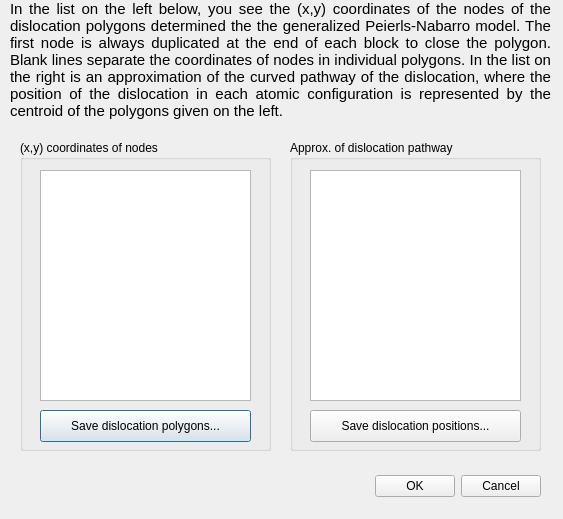
<?xml version="1.0" encoding="UTF-8"?>
<ui version="4.0">
 <class>DDPosPNResults</class>
 <widget class="QDialog" name="DDPosPNResults">
  <property name="geometry">
   <rect>
    <x>0</x>
    <y>0</y>
    <width>563</width>
    <height>519</height>
   </rect>
  </property>
  <property name="windowTitle">
   <string>Dialog</string>
  </property>
  <widget class="QGroupBox" name="gBoxDPos">
   <property name="geometry">
    <rect>
     <x>290</x>
     <y>140</y>
     <width>251</width>
     <height>311</height>
    </rect>
   </property>
   <property name="title">
    <string>Approx. of dislocation pathway</string>
   </property>
   <widget class="QTextEdit" name="textDPos">
    <property name="enabled">
     <bool>true</bool>
    </property>
    <property name="geometry">
     <rect>
      <x>20</x>
      <y>30</y>
      <width>211</width>
      <height>231</height>
     </rect>
    </property>
    <property name="font">
     <font>
      <family>Courier</family>
     </font>
    </property>
    <property name="readOnly">
     <bool>false</bool>
    </property>
   </widget>
   <widget class="QPushButton" name="btSaveDPos">
    <property name="geometry">
     <rect>
      <x>20</x>
      <y>270</y>
      <width>211</width>
      <height>32</height>
     </rect>
    </property>
    <property name="text">
     <string>Save dislocation positions...</string>
    </property>
   </widget>
  </widget>
  <widget class="QGroupBox" name="gBoxXY">
   <property name="geometry">
    <rect>
     <x>20</x>
     <y>140</y>
     <width>251</width>
     <height>311</height>
    </rect>
   </property>
   <property name="title">
    <string>(x,y) coordinates of nodes</string>
   </property>
   <widget class="QTextEdit" name="textXY">
    <property name="geometry">
     <rect>
      <x>20</x>
      <y>30</y>
      <width>211</width>
      <height>231</height>
     </rect>
    </property>
    <property name="font">
     <font>
      <family>Courier</family>
     </font>
    </property>
    <property name="readOnly">
     <bool>false</bool>
    </property>
   </widget>
   <widget class="QPushButton" name="btSaveDPoly">
    <property name="geometry">
     <rect>
      <x>20</x>
      <y>270</y>
      <width>211</width>
      <height>32</height>
     </rect>
    </property>
    <property name="text">
     <string>Save dislocation polygons...</string>
    </property>
    <property name="default">
     <bool>true</bool>
    </property>
   </widget>
  </widget>
  <widget class="QDialogButtonBox" name="buttonBox">
   <property name="geometry">
    <rect>
     <x>370</x>
     <y>470</y>
     <width>171</width>
     <height>32</height>
    </rect>
   </property>
   <property name="orientation">
    <enum>Qt::Horizontal</enum>
   </property>
   <property name="standardButtons">
    <set>QDialogButtonBox::Cancel|QDialogButtonBox::Ok</set>
   </property>
  </widget>
  <widget class="QLabel" name="text">
   <property name="geometry">
    <rect>
     <x>10</x>
     <y>0</y>
     <width>541</width>
     <height>141</height>
    </rect>
   </property>
   <property name="text">
    <string>&lt;!DOCTYPE HTML PUBLIC &quot;-//W3C//DTD HTML 4.0//EN&quot; &quot;http://www.w3.org/TR/REC-html40/strict.dtd&quot;&gt;
&lt;html&gt;&lt;head&gt;&lt;meta name=&quot;qrichtext&quot; content=&quot;1&quot; /&gt;&lt;style type=&quot;text/css&quot;&gt;
p, li { white-space: pre-wrap; }
&lt;/style&gt;&lt;/head&gt;&lt;body style=&quot; font-family:'Ubuntu'; font-size:11pt; font-weight:400; font-style:normal;&quot;&gt;
&lt;p align=&quot;justify&quot; style=&quot; margin-top:0px; margin-bottom:0px; margin-left:0px; margin-right:0px; -qt-block-indent:0; text-indent:0px;&quot;&gt;In the list on the left below, you see the (x,y) coordinates of the nodes of the dislocation polygons determined the the generalized Peierls-Nabarro model. The first node is always duplicated at the end of each block to close the polygon. Blank lines separate the coordinates of nodes in individual polygons. In the list on the right is an approximation of the curved pathway of the dislocation, where the position of the dislocation in each atomic configuration is represented by the centroid of the polygons given on the left.&lt;/p&gt;&lt;/body&gt;&lt;/html&gt;</string>
   </property>
   <property name="textFormat">
    <enum>Qt::RichText</enum>
   </property>
   <property name="alignment">
    <set>Qt::AlignLeading|Qt::AlignLeft|Qt::AlignTop</set>
   </property>
   <property name="wordWrap">
    <bool>true</bool>
   </property>
   <property name="margin">
    <number>5</number>
   </property>
  </widget>
 </widget>
 <resources/>
 <connections>
  <connection>
   <sender>buttonBox</sender>
   <signal>accepted()</signal>
   <receiver>DDPosPNResults</receiver>
   <slot>accept()</slot>
   <hints>
    <hint type="sourcelabel">
     <x>455</x>
     <y>455</y>
    </hint>
    <hint type="destinationlabel">
     <x>280</x>
     <y>241</y>
    </hint>
   </hints>
  </connection>
  <connection>
   <sender>buttonBox</sender>
   <signal>rejected()</signal>
   <receiver>DDPosPNResults</receiver>
   <slot>reject()</slot>
   <hints>
    <hint type="sourcelabel">
     <x>455</x>
     <y>455</y>
    </hint>
    <hint type="destinationlabel">
     <x>280</x>
     <y>241</y>
    </hint>
   </hints>
  </connection>
 </connections>
</ui>
